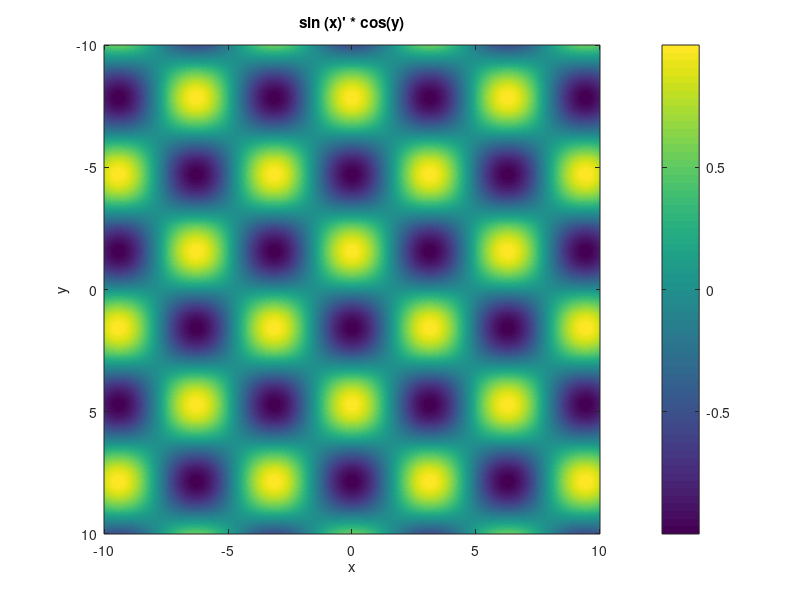
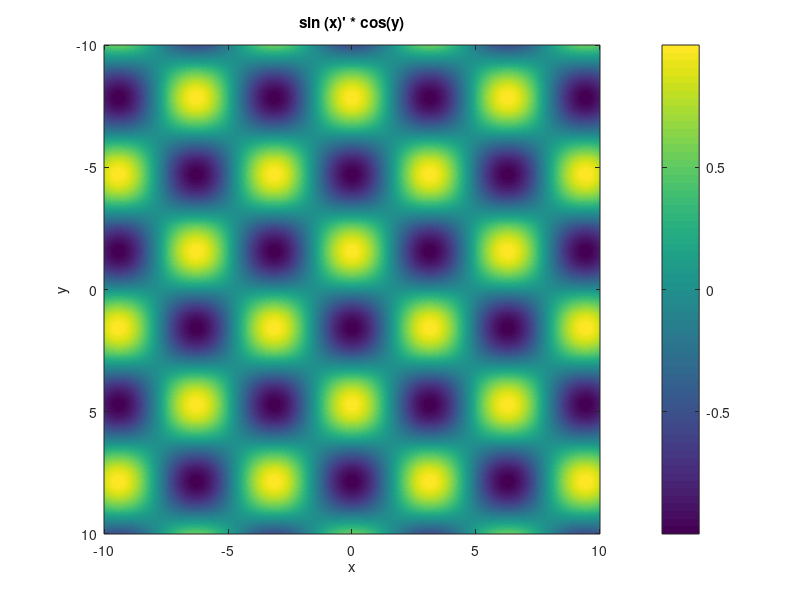

Recreate these plots in MATLAB, in order.
%This script draws heatmap using imagesc.
%Heatmap function is not yet implemented in Octave.

clear all;
close all;
clc;
x = linspace(-10,10,1000); % 1-by-100
y = linspace(10,-10,1000); % 1-by-100
z = sin (x)' * cos(y); % 100-by-100
fig = figure();
imagesc(x,y,z);
xlabel("x");
ylabel("y");
title("sin (x)' * cos(y)")
colorbar();
saveas(fig, 'heatplot.png');
savefig (fig, 'heatplot.fig', "compact");